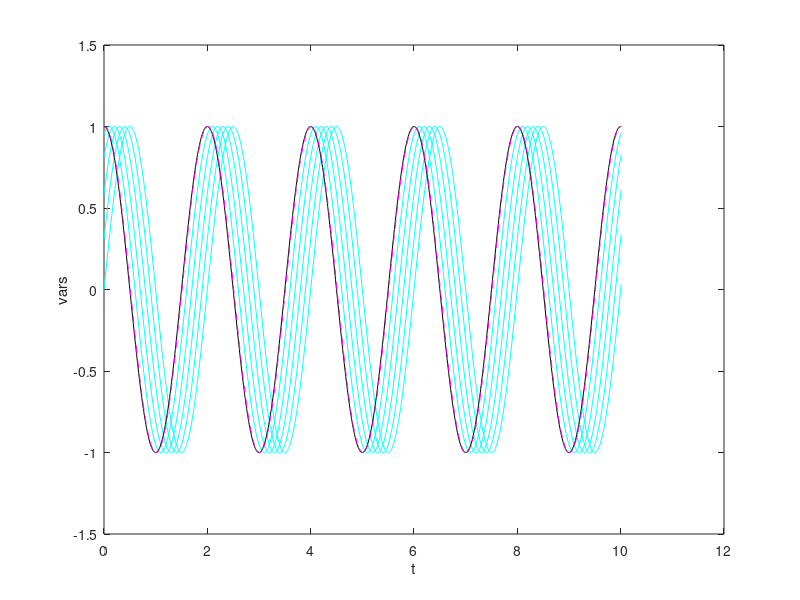

Source code (MATLAB): (Note: this script raises an error after producing the figure.)









% MILPE principle - 1
% 2 0 2 6 . 0 5 
% Reconstruct cos(2*pi*0.5*t) with sin(2*pi*0.5*t): probably time-delay problem?

clear all; close all;

% ctrl
te = 10;                    % simulation duration
dt = 1e-2;                  % time-step
m  = floor((te)/dt+1);      % number of snapshots

% time-vector
t  = [0:m]*dt;

% input time-history(s)
x1 = sin( t*2*pi*0.5 + pi*0.0);
x2 = sin( t*2*pi*0.5 + pi*0.1);
x3 = sin( t*2*pi*0.5 + pi*0.2);
x4 = sin( t*2*pi*0.5 + pi*0.3);
x5 = sin( t*2*pi*0.5 + pi*0.4);

% input-subspace
X  =  [x1;x2;x3;x4;x5];

% output-subspace
Y  = cos(t*2*pi*0.5);

% MILPE
Z         =  [X;Y];         % unified space
nX        =  size(X,1);     % dim of X
nMe       =  0;             % number of modes excluded
[U,S,V]   =  svd(Z,'econ'); U
Ux        =  U(   1:nX  ,  1:nX-nMe);
Uy        =  U(nX+1:end ,  1:nX-nMe);
UyUxP     =  Uy*pinv(Ux)

% sav time-history
TH0 = [t;X;Y];





% MILPE-Prediction

% time-loop
for it=1:m

    % echo
    if ( it == 1 ) cnt = 20; end % counter
    if ( mod(it,0.2*m) < 1 ) disp("MILPE......"+cnt+"%"); cnt = cnt+20; end

    % input snapshot X
    X = [ x1(it) x2(it) x3(it) x4(it) x5(it)];

    % output snapshot Y
    Y = UyUxP * X';

    % store snapshot info
    SNP = [it*dt X Y]';

    % init TH at it==1
    if ( it == 1 ) TH1 = zeros(size(SNP,1),m); end

    % save as time-history
    TH1(:,it) = SNP;

end
   
% time history - x-position
figure(11)
plot(TH0(1,:),TH0(  2,:),'c'); hold on; % OG - x1
plot(TH0(1,:),TH0(  3,:),'c'); hold on; % OG - x2
plot(TH0(1,:),TH0(  4,:),'c'); hold on; % OG - x3
plot(TH0(1,:),TH0(  5,:),'c'); hold on; % OG - x4
plot(TH0(1,:),TH0(  6,:),'c'); hold on; % OG - x5
plot(TH0(1,:),TH0(end,:),'k'); hold on; % OG - y
plot(TH1(1,:),TH1(end,:),'m--');        % MILPE - y
xlabel('t');
ylabel('vars');

aaf
